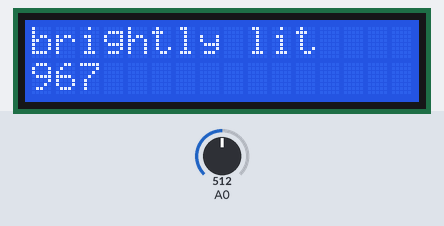
The sketch below on a simulated Arduino Uno, built with avr-gcc and run on an emulated ATmega328P. Parts: 16×2 character LCD. The inputs (shaded band) are chosen by the test bench; at power-on: A0 = 512.

Above: at 1.2 s.
1.3 s: A0 set to 487
At 1.72 s:
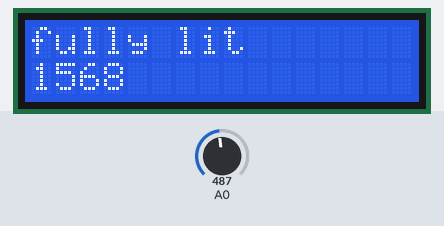
3.9 s: A0 set to 218
5.4 s: A0 set to 192
At 5.62 s:
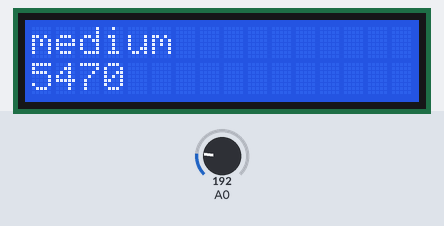
7.8 s: A0 set to 55
9.3 s: A0 set to 46
At 9.52 s:
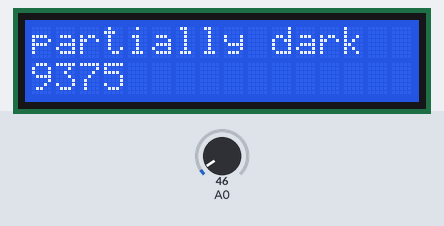
11.7 s: A0 set to 0
At 11.92 s:
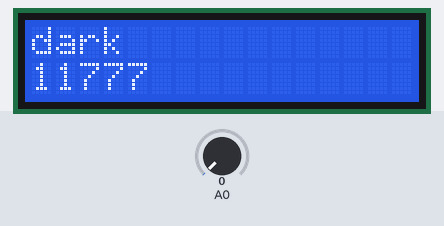
Timing chart, 0 to 14.7 s (numbered marks = the images above; inputs shaded):
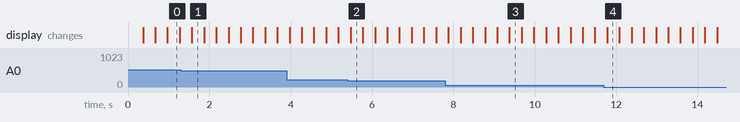

Measured:
- the behaviour switches between 501 and 500 on A0 (found by bisection; images 0 and 1)
- the behaviour switches between 201 and 200 on A0 (found by bisection; images 1 and 2)
- the behaviour switches between 51 and 50 on A0 (found by bisection; images 2 and 3)
- after the input at 1.3 s, the display: changes after 0.27 s (image 1)
- after the input at 5.4 s, the display: changes after 0.07 s (image 2)
- after the input at 9.3 s, the display: changes after 0.08 s (image 3)
- after the input at 11.7 s, the display: changes after 0.08 s (image 4)

The sketch:

rmagd2-Lab-04.ino
```cpp
/* rmagd2-Lab-04.ino */
/* ---------------------------------------------------------------------------------------
 >> Assignment details and provided code are created and owned by Patrick Troy.
 >> University of Illinois Chicago - CS 362, Spring 2024
 >> --------------------------------------------------------------------------------------
 >> File   : rmagd2-Lab-04.ino :: Lab 4 - Photoresistor (LDR – Light Dependent Resistor)
 >> Author : Ryan Magdaleno
 >> UIN/nID: 668523658 (rmagd2)
 >> System : Windows 10 w/ Mingw-w64
 >> TA     : David Levit
 - -                             - -
 >> References used ::
 >> https://docs.wokwi.com/parts/wokwi-photoresistor-sensor
 - -                             - -
 >> File overview ::
 >> This program makes use of a 16x2 LCD along with a photoresistor. The photoresistor
 >> gets the light level and sends its analog output to the arduino to be displayed
 >> on the 16x2 with predefined light level messages. The 16x2 LCD will also be
 >> displaying the time in ms since the start of the program.
--------------------------------------------------------------------------------------- */
// Preprocessor directives ::
#include <LiquidCrystal.h>

// Global variables ::
LiquidCrystal lcd(12, 11, 5, 4, 3, 2);
byte prevLux, curLux;
String luxText[] = {
  "brightly lit    ",
  "fully lit       ",
  "medium          ",
  "partially dark  ",
  "dark            "
};
int ranges[][2] = {
  {501, 2000},
  {201, 500},
  {51, 200},
  {16, 50},
  {0, 15}
};


void setup()
{
  // Set up devices ::
  lcd.begin(16, 2);

  // Set inital values on lcd ::
  prevLux = getLuxIndex();
  lcd.print(luxText[prevLux]);
  lcd.setCursor(0, 1);
  lcd.print("                ");
  lcd.print(millis());
}


byte getLuxIndex()
{
  int lux = analogRead(A0);
  for (byte i = 0; i < 5; ++i) {
    if (lux >= ranges[i][0] && lux <= ranges[i][1]) {
        return i;
    }
  }
  return -1;
}


void loop()
{
  curLux = getLuxIndex();
  if (prevLux != curLux) {
    lcd.setCursor(0, 0);
    lcd.print(luxText[curLux]);
    prevLux = curLux;
  }
  lcd.print(millis());
  lcd.setCursor(0, 1);
}
```
